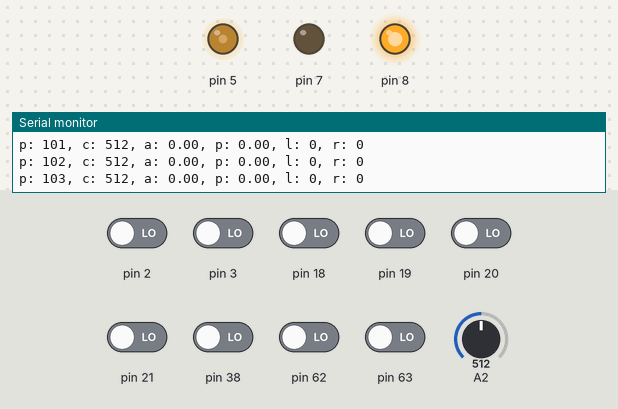
Bench run of a sketch on a simulated Arduino Mega 2560, built with avr-gcc and run on an emulated ATmega2560. On the bench: output pins drawn as LEDs (lit = HIGH), the last lines printed to the serial monitor. Inputs (shaded band) come from the test bench; at power-on: pin 2, pin 3, pin 18–21, pin 38, pin 62, pin 63 LOW, A2 = 512.

Above: at 1.2 s.
1.3 s: pin 2 driven HIGH
At 1.98 s:
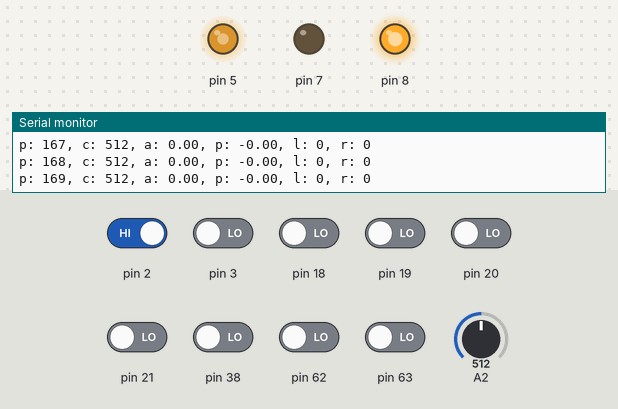
4.3 s: A2 set to 0
At 5.64 s:
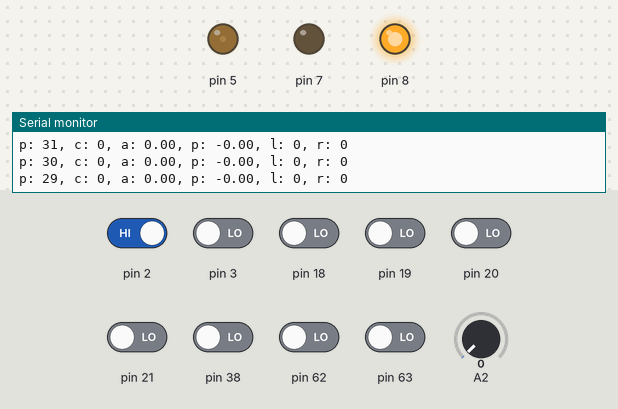
7.3 s: pin 20 driven HIGH
At 7.46 s:
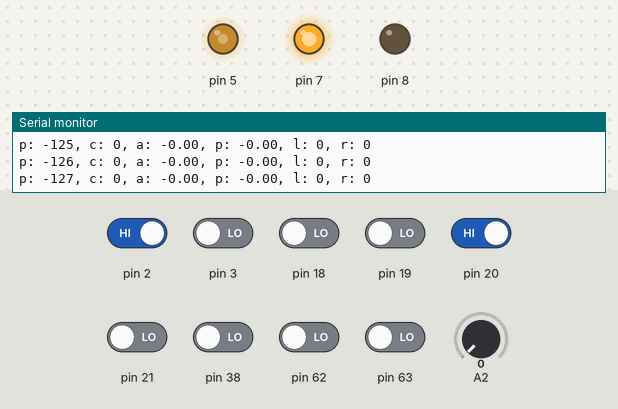
10.3 s: A2 set to 122
At 11.42 s:
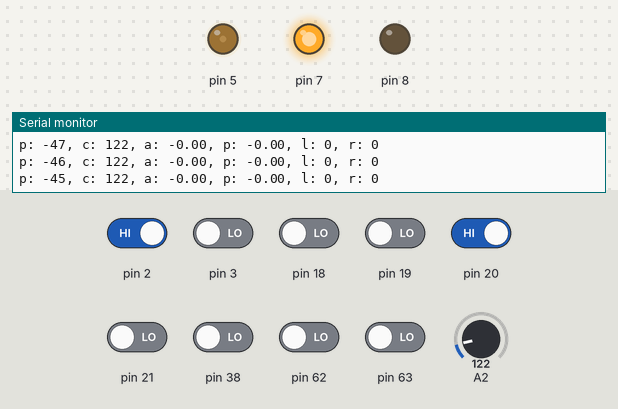
13.3 s: pin 3 driven HIGH
16.3 s: pin 18 driven HIGH
Timing chart, 0 to 20.3 s (numbered marks = the images above; inputs shaded):
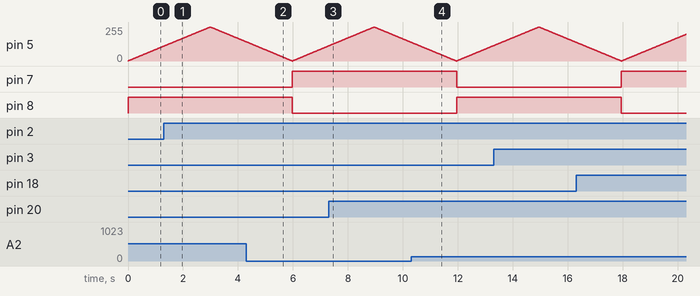

The sketch:

shield_test.ino
```cpp
#include <EncoderShield.h>
#include <MotoShield.h>

#define MAX_PWM 255

Motor motor(0);
Encoder angle_encoder(0, 2500), pos_encoder(1, 100);
Device end_stop_left(0), end_stop_right(1);

void setup() {
  Serial.begin(115200);

  // 31kHz PWM on pins 2, 3, 5
  TCCR3B &= ~7;
  TCCR3B |= (1 << CS30);

  // 31kHz PWM on pins 6, 7, 8
  TCCR4B &= ~7;
  TCCR4B |= (1 << CS40);

  motor.begin();
  angle_encoder.begin();
  pos_encoder.begin();
  end_stop_left.begin();
  end_stop_right.begin();

  //angle_encoder.home();
  //pos_encoder.home();
}

void loop() {
  static int pwm=0, change=1;

  pwm += change;
  if (abs(pwm) == MAX_PWM)
    change = -change;

  if (pwm > 0)
    motor.go(CCW, pwm);
  else
    motor.go(CW, -pwm);

  float angle = angle_encoder.angle();
  float pos = pos_encoder.angle()*0.02;

  Serial.print("p: ");
  Serial.print(pwm);
  Serial.print(", c: ");
  Serial.print(motor.current());
  Serial.print(", a: ");
  Serial.print(angle);
  Serial.print(", p: ");
  Serial.print(pos);
  Serial.print(", l: ");
  Serial.print(end_stop_left.read());
  Serial.print(", r: ");
  Serial.println(end_stop_right.read());

  delay(10);
}
```
